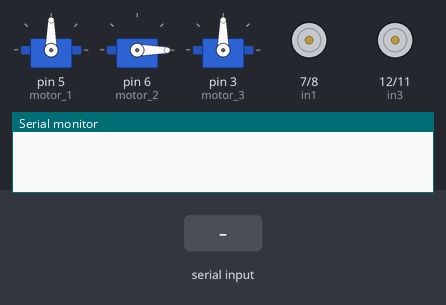
The sketch below on a simulated Arduino Uno, built with avr-gcc and run on an emulated ATmega328P. Parts: 3 × servo, motor-driver pin pairs drawn as motors (green arrow = first pin HIGH = forward, orange = second pin HIGH = backward, longer = more drive), the last lines printed to the serial monitor. Inputs (shaded band) come from the test bench.

Above: at 2.2 s.
2.3 s: byte 8 (8) received over Serial
At 2.77 s:
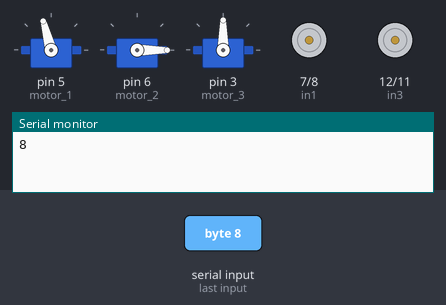
5.3 s: byte 1 (1) received over Serial
At 6.5 s:
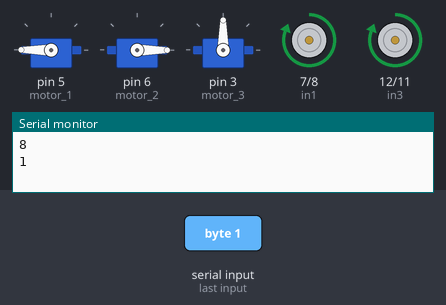
6.8 s: byte 2 (2) received over Serial
At 7.9 s:
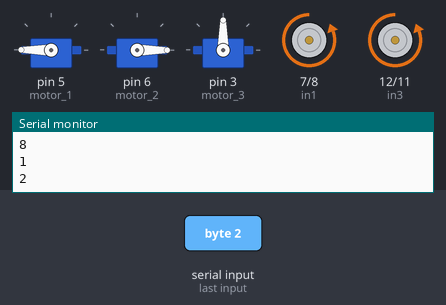
8.3 s: byte 3 (3) received over Serial
At 9.1 s:
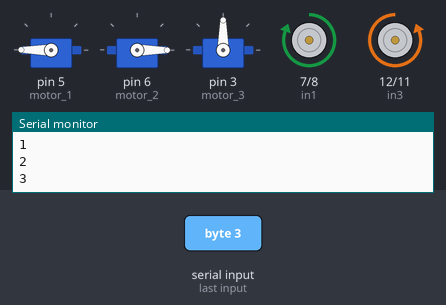
9.8 s: byte 4 (4) received over Serial
At 10.3 s:
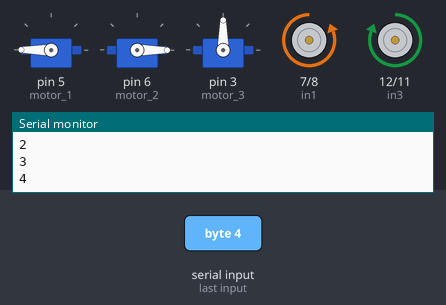
11.3 s: byte 9 (9) received over Serial
At 17.4 s:
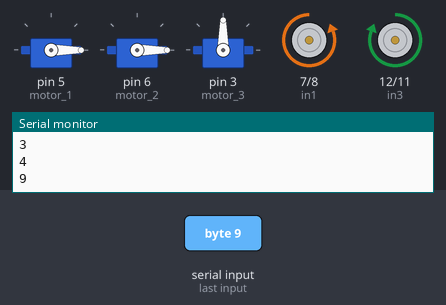
Timing chart, 0 to 17.6 s (numbered marks = the images above; inputs shaded):
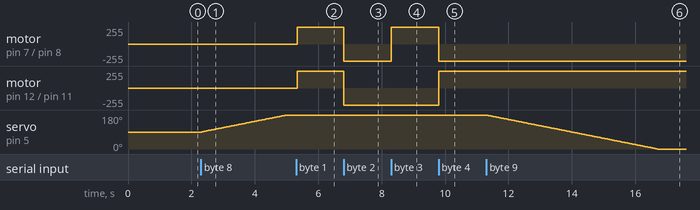

The sketch:

Gripper_sep28.ino
```cpp
#include <Servo.h>

Servo motor_1;
Servo motor_2;
Servo motor_3;

//#define enA 9  //Enable1 L298 Pin enA
#define in1 7 //Motor1  L298 Pin in1
#define in2 8 //Motor1  L298 Pin in1
#define in3 12 //Motor2  L298 Pin in1
#define in4 11 //Motor2  L298 Pin in1
//#define enB 9  //Enable2 L298 Pin enB

int servo1 = 90;
int servo2 = 0;
int servo3 = 90;

int bt_data;
int Speed = 130;

void setup(){

	Serial.begin(9600); // initialize serial communication at 9600 bits per second:

	motor_1.attach(5);   // Waist Servo
	motor_2.attach(6);   // Shoulder Servo
	motor_3.attach(3);   // Gripper Servo

	motor_1.write(servo1);
	motor_2.write(servo2);
	motor_3.write(servo3);

	//pinMode(enA, OUTPUT); // declare as output for L298 Pin enA
	pinMode(in1, OUTPUT); // declare as output for L298 Pin in1
	pinMode(in2, OUTPUT); // declare as output for L298 Pin in2
	pinMode(in3, OUTPUT); // declare as output for L298 Pin in3
	pinMode(in4, OUTPUT); // declare as output for L298 Pin in4
	//pinMode(enB, OUTPUT); // declare as output for L298 Pin enB

	digitalWrite(in1, LOW); //Right Motor forward Pin
	digitalWrite(in2, LOW); //Right Motor backward Pin
	digitalWrite(in3, LOW); //Left Motor backward Pin
	digitalWrite(in4, LOW); //Left Motor forward Pin

	delay(1000);
}

void loop(){
	//if some date is sent, reads it and saves in state

	if(Serial.available() > 0){
	bt_data = Serial.read();
	Serial.println(bt_data);
	if(bt_data > 20)
	{Speed = bt_data;}
	}

	//analogWrite(enA, Speed); // Write The Duty Cycle 0 to 255 Enable Pin A for Motor1 Speed
	//analogWrite(enB, Speed); // Write The Duty Cycle 0 to 255 Enable Pin B for Motor2 Speed


	if(bt_data == 1)
	  {forward(); }  // if the bt_data is '1' the DC motor will go forward
	else if(bt_data == 2)
	  {backward();}  // if the bt_data is '2' the motor will Reverse
	else if(bt_data == 3)
	  {turnLeft();}  // if the bt_data is '3' the motor will turn left
	else if(bt_data == 4)
	  {turnRight();} // if the bt_data is '4' the motor will turn right
	else if(bt_data == 5)
	  {Stop(); }     // if the bt_data '5' the motor will Stop


	else if (bt_data == 8){
	if(servo1<180){servo1 = servo1+1;}
	motor_1.write(servo1);
	}
	else if (bt_data == 9){
	if(servo1>0){servo1 = servo1-1;}
	motor_1.write(servo1);
	}

	else if (bt_data == 10){
	if(servo2>0){servo2 = servo2-1;}
	motor_2.write(servo2);
	}
	else if (bt_data == 11){
	if(servo2<180){servo2 = servo2+1;}
	motor_2.write(servo2);
	}

	else if (bt_data == 16){
	if(servo3>60){servo3 = servo3-1;}
	motor_3.write(servo3);
	}
	else if (bt_data == 17){
	if(servo3<150){servo3 = servo3+1;}
	motor_3.write(servo3);
	}

	delay(30);
}


void forward(){  //forward
	digitalWrite(in1, HIGH);   //Right Motor forward Pin
	digitalWrite(in2, LOW);   //Right Motor backward Pin
	digitalWrite(in3, HIGH);  //Left Motor forward Pin
	digitalWrite(in4, LOW);   //Left Motor backward Pin
}

void backward(){ //backward
	digitalWrite(in1, LOW);
	digitalWrite(in2, HIGH);
	digitalWrite(in3, LOW);
	digitalWrite(in4, HIGH);
}

void turnRight(){ //turnRight
	digitalWrite(in1, LOW);
	digitalWrite(in2, HIGH);
	digitalWrite(in3, HIGH);
	digitalWrite(in4, LOW);
}

void turnLeft(){ //turnLeft
	digitalWrite(in1, HIGH);
	digitalWrite(in2, LOW);
	digitalWrite(in3, LOW);
	digitalWrite(in4, HIGH);
}

void Stop(){ //stop
	digitalWrite(in1, LOW);
	digitalWrite(in2, LOW);
	digitalWrite(in3, LOW);
	digitalWrite(in4, LOW);
}
```

Measured:
- after the input at 2.3 s, servo on pin 5 (motor_1): moves from 90° to 180° over 2.7 s, starting at once
- after the input at 5.3 s, motor on pin 7 (in1) / pin 8 (in2), motor on pin 12 (in3) / pin 11 (in4): stopped → forward 255/255 at once
- after the input at 6.8 s, motor on pin 7 (in1) / pin 8 (in2), motor on pin 12 (in3) / pin 11 (in4): forward 255/255 → backward 255/255 at once
- after the input at 8.3 s, motor on pin 7 (in1) / pin 8 (in2): backward 255/255 → forward 255/255 at once
- after the input at 9.8 s, motor on pin 7 (in1) / pin 8 (in2): forward 255/255 → backward 255/255 at once; motor on pin 12 (in3) / pin 11 (in4): backward 255/255 → forward 255/255 at once
- after the input at 11.3 s, servo on pin 5 (motor_1): moves from 180° to 0° over 5.4 s, starting at once
